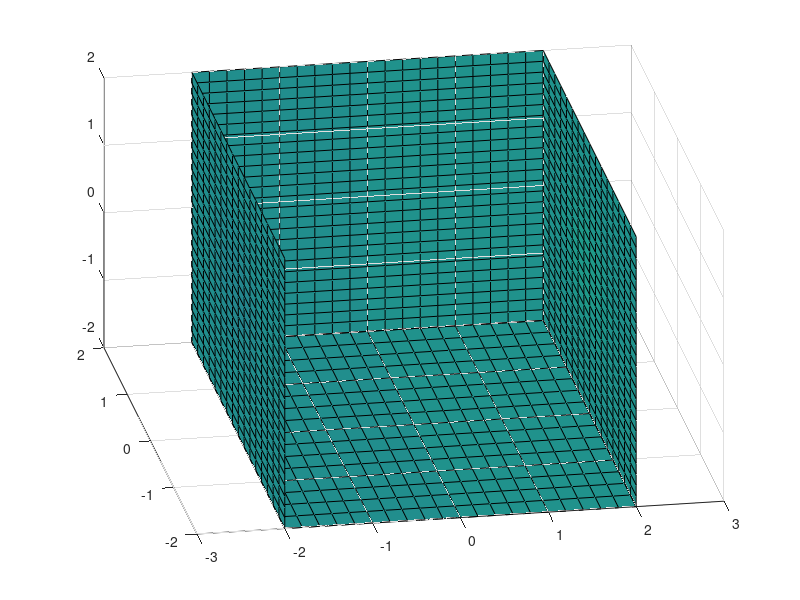

MATLAB code for this plot:
[x,y,z] = meshgrid(-2:.2:2,-2:.25:2,-2:.16:2);
v = x.*exp(-x.^2-y.^2-z.^2);
xslice = [-1.2,.8,2];
yslice = 2;
zslice = [-2,0];
[xsp,ysp,zsp] = sphere;
slice(x,y,z,v,[-2,2],2,-2)
for i = -3:.2:3
    hsp = surface(xsp + i,ysp,zsp);
    rotate(hsp,[1 0 0],90)
    xd = get(hsp,'XData');
    yd = get(hsp,'YData');
    zd = get(hsp,'ZData');
    delete(hsp)
    hold on
    hslicer = slice(x,y,z,v,xd,yd,zd);
    axis tight
    xlim([-3,3])
    view(-10,35)
    drawnow
    delete(hslicer)
    hold off
end